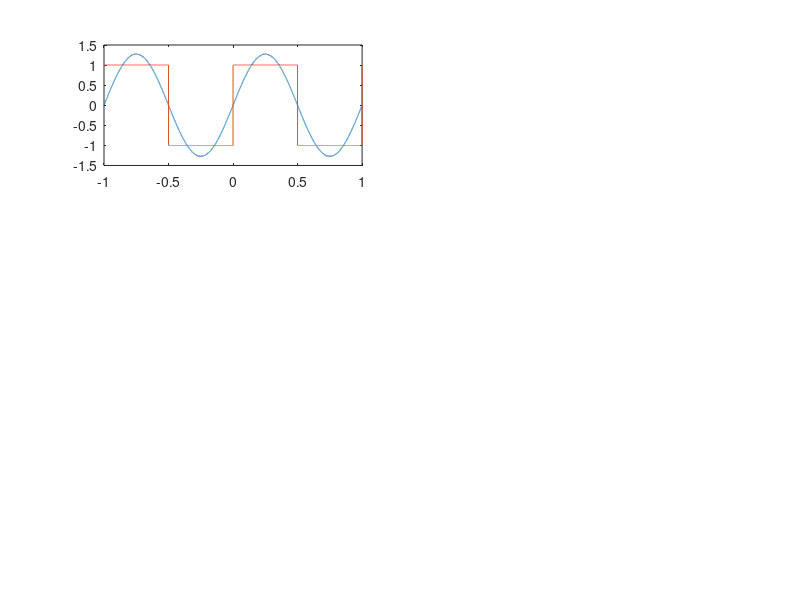

Source code (MATLAB): (Note: this script raises an error after producing the figure.)

start = -1;
finish = 1;
step = 0.0001;
x = start:step:finish;
counter = 1;
for numberOfElements = [1,3,5,10,50,500]
    
    approximation = zeros(1,(finish-start)/step + 1);
    for i=1:2:(numberOfElements*2-1)
        approximation = approximation + 4/pi*sin(2*pi*i*x)/i;
    end
    squareWave = square(2*pi*x);
    subplot(3,2,counter);
    plot(x,approximation);
    hold on;
    plot(x, squareWave);
    title("Approximation with " + numberOfElements +" sine functions");
    counter = counter + 1;
    
end